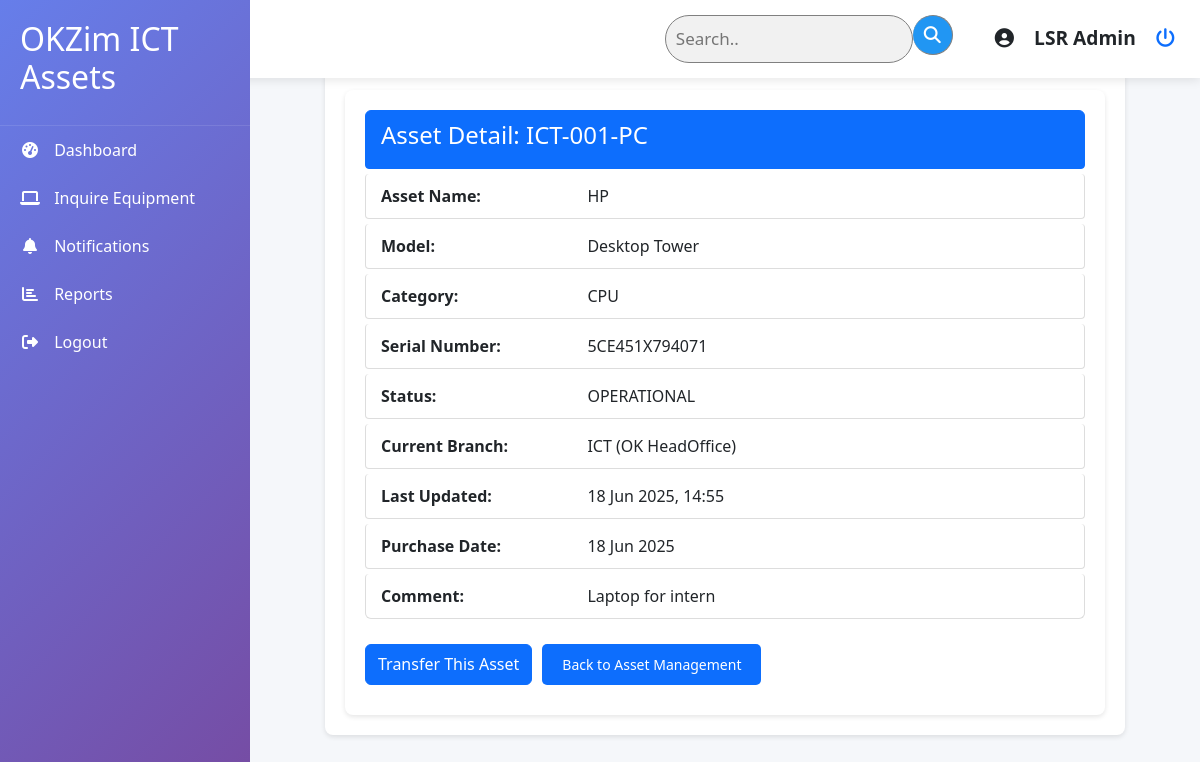
The app's page /asset_management/asset_detail/ICT-001-PC/ (signed in) with its own data.
### asset_management/models.py (models this page shows, shortened)
class Asset(models.Model):
    ASSET_STATUS = [
        ("OPERATIONAL", "Operational"),
        ("NON_OPERATIONAL", "Non-Operational"),
        ("DECOMMISSIONED", "Decommissioned"),
        ("LOST", "Lost"),
        ("STOLEN", "Stolen"),
    ]
    asset_tag = models.CharField(max_length=50, unique=True)
    name = models.CharField(max_length=200)
    category = models.ForeignKey(AssetCategory, on_delete=models.PROTECT)
    model = models.CharField(max_length=100)
    serial_number = models.CharField(max_length=100, unique=True)
    purchase_date = models.DateField()
    vendor = models.ForeignKey(Vendor, on_delete=models.PROTECT)
    status = models.CharField(
        max_length=20, choices=ASSET_STATUS, default="OPERATIONAL"
    )
    location = models.ForeignKey(Department, on_delete=models.PROTECT)
    notes = models.TextField(blank=True)
    created_at = models.DateTimeField(auto_now_add=True)
    updated_at = models.DateTimeField(auto_now=True)

class AssetCategory(models.Model):
    name = models.CharField(max_length=100)
    def __str__(self):
        return self.name
    class Meta:
        verbose_name_plural = "Asset Categories"

class Department(models.Model):
    name = models.CharField(max_length=100, unique=True)
    branch_name = models.ForeignKey(Branch, on_delete=models.CASCADE, related_name='departments')
    def __str__(self):
        return f"{self.name} ({self.branch_name.name})"

class Branch(models.Model):
    name = models.CharField(max_length=100, unique=True)
    code = models.CharField(max_length=5, unique=True)
    class Meta:
        verbose_name_plural = "Branches"

### asset_management/views.py (the view, shortened to what this page needs)
# urls.py: path('asset_management/asset_detail/<str:asset_tag>/', views.asset_detail, name='asset_detail'),
@login_required
def asset_detail(request, asset_tag):
    form = Modal_TransferAssetForm(request.POST or None)
    selected_asset = get_object_or_404(Asset, asset_tag=asset_tag)
    context = {
        "selected_asset": selected_asset,
        "form": form,
    }
    return render(request, "assets/asset_detail.html", context)

### asset_management/forms.py
class Modal_TransferAssetForm(forms.Form):
    to_department = forms.ModelChoiceField(
        queryset=Department.objects.all(),
        label="To Department: ",
        empty_label="Select a Department",
        widget=forms.Select(attrs={"class": "form-control", "required": "required"}),
    )
    reason = forms.CharField(
        max_length=200, label="Reason for Transfer: ", widget=forms.Textarea
    )

### asset_management/templates/assets/asset_detail.html (shortened to what this page needs)
{% extends "base.html" %}
{% block content %}
<div class="asset-detail container">
    <div class="container">
        <ul class="list-group">
            <li class="list-group-item active" aria-current="true">
                <h2 class="low-hearder">Asset Detail: {{ selected_asset.asset_tag }}</h2>
            </li>
            <li class="list-group-item">
                <strong>Asset Name: </strong>{{ selected_asset.name }}
            </li>
            <li class="list-group-item">
                <strong>Model:</strong> {{ selected_asset.model }}
            </li>
            <li class="list-group-item">
                <strong>Category:</strong> {{ selected_asset.category }}
            </li>
            <li class="list-group-item">
                <strong>Serial Number:</strong> {{ selected_asset.serial_number }}
            </li>
            <li class="list-group-item">
                <strong>Status:</strong> {{ selected_asset.status }}
            </li>
            <li class="list-group-item">
                <strong>Current Branch:</strong> {{ selected_asset.location }}
            </li>
            <li class="list-group-item">
                <strong>Last Updated: </strong>{{ selected_asset.updated_at|date:"d M Y, H:i" }}
            </li>
            <li class="list-group-item">
                <strong>Purchase Date: </strong> {{ selected_asset.purchase_date|date:"d M Y" }}
            </li>
            <li class="list-group-item">
                <strong>Comment: </strong> {{ selected_asset.notes|default:"No notes available" }}
            </li>
        </ul>
        <div class="custom-buttons-container">
            <button type="button" class="btn btn-primary w-auto" data-bs-toggle="modal"
                data-bs-target="#staticBackdrop">
                Transfer This Asset
            </button>
            <a href="{% url 'individual_assets' %}" class="button-link">Back to Asset Management</a>
        </div>
    </div>
    {% endblock %}

### asset_management/templates/partials/header.html
<div class="header">
    <form class="example" action="action_page.php">
        <input type="text" placeholder="Search.." name="search">
        <button type="submit"><i class="fa fa-search"></i></button>
    </form>
    <div class="user-profile">
        <div>
            <i class="fas fa-user-circle"></i>
        </div>
        <div class="user-info">
            <div class="user-name">{{ request.user.get_full_name }}</div>
        </div>
        <a href="{% url 'logout' %}" class="logout-btn">
            <i class="fa-solid fa-power-off"></i>
        </a>
    </div>
</div>

### static/styles/css/global_styles.css (style rules this page uses)
.low-hearder { font-size: 24px; }
.button-link { display: block; width: fit-content; padding: 10px 20px; font-size: 14px; text-align: center; text-decoration: none; color: white; background-color: #0d6efd; border-radius: 5px; border: none; cursor: pointer; }
.list-group { width: 100%; }
strong { display: block; width: 30%; }
.list-group-item { display: flex; padding: 10px 15px; border: 1px solid #ddd; margin-bottom: 5px; border-radius: 4px; }

### static/styles/css/dashboard.css (style rules this page uses)
:root { --primary: #0056b3; --secondary: #e67e22; --light: #f8f9fa; --dark: linear-gradient(135deg, #667eea 0%, #764ba2 100%);; --success: #28a745; --danger: #dc3545; }
body { font-family: 'Segoe UI', Tahoma, Geneva, Verdana, sans-serif; margin: 0; background-color: #f5f7fa; }
.header { background: white; padding: 15px 25px; margin-left: 300px; box-shadow: 0 2px 10px rgba(0,0,0,0.1); display: flex; justify-content: end; align-items: center; position: fixed; right: 0px; width: 100vw; z-index: 5; gap: 20px; }
.user-profile { font-size: 1.2rem; display: flex; align-items: center; gap: 20px; }
.user-info { font-weight: 600; }
form.example input[type=text] { padding: 10px; font-size: 17px; border: 1px solid grey; float: left; width: 80%; background: #f1f1f1; border-radius: 50px; }
form.example button { float: left; padding: 0px; width: 40px; height: 40px; border-radius: 50%; background: #2196F3; color: white; font-size: 17px; border: 1px solid grey; border-left: none; cursor: pointer; }
form.example::after { content: ""; clear: both; display: table; }
* { box-sizing: border-box }

### static/styles/css/asset_transfer.css (style rules this page uses)
.container { max-width: 800px; margin: auto; background: white; padding: 20px; border-radius: 8px; box-shadow: 0 2px 5px rgba(0, 0, 0, 0.1); }
input[type="text"], select, textarea { width: 100%; padding: 12px; border: 1px solid #ccc; border-radius: 4px; box-sizing: border-box; resize: vertical; }
.container { border-radius: 5px; background-color: #f2f2f2; padding: 20px; }

### static/styles/css/notifications.css (style rules this page uses)
.container { max-width: 800px; margin: auto; background: white; padding: 20px; border-radius: 8px; box-shadow: 0 2px 5px rgba(0, 0, 0, 0.1); }

### static/styles/css/asset_detail.css (style rules this page uses)
.custom-buttons-container { padding: 10px 0px; display: flex; flex-direction: row; margin-top: 10px; gap: 10px; }
.custom-buttons-container .btn { width: fit-content; }

### records on screen
Asset: asset_tag "ICT-001-PC", name "HP", model "Desktop Tower", category "CPU", serial_number "5CE451X794071", status "OPERATIONAL", location "ICT (OK HeadOffice)", updated_at "18 Jun 2025, 14:55", purchase_date "18 Jun 2025", notes "Laptop for intern"

### other values on screen
{{ request.user.get_full_name }} "LSR Admin"
